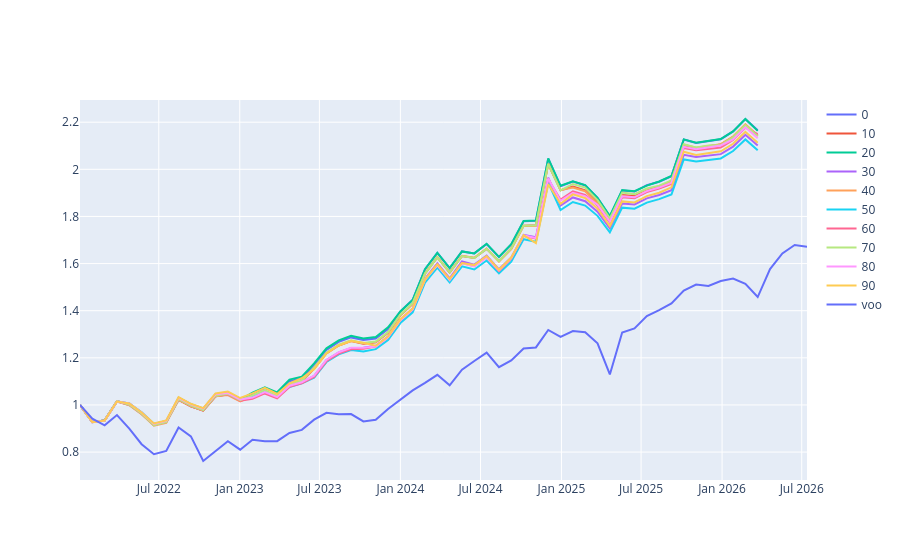

Write notebook code for a chart like this one.
### Code cell
import plotly.graph_objects as go
df_pop = pd.read_parquet('s3://jdinvestment/0d_quality_fixed/populations/gen_149.parquet')
fig = go.Figure()
for index in range(0,100,10):
    df_value = pd.read_parquet('s3://jdinvestment/0d_quality_fixed/portfolio_values/sim_{}.parquet'.format(df_pop.index[index])).iloc[:, :-2]
    dates = pd.Series(pd.to_datetime(df_value.columns.str.replace('_',' ')))
    df_value.columns = dates.values
    fig.add_trace(go.Scatter( x = df_value.columns, y = df_value.values[0]/df_value.values[0,0],name = index), )
s_voo = s_voo.loc[s_voo.index >= df_value.columns.min()]
fig.add_trace(go.Scatter(x = s_voo.index, y = s_voo.values/s_voo.values[0], name = 'voo'))
fig.show()
